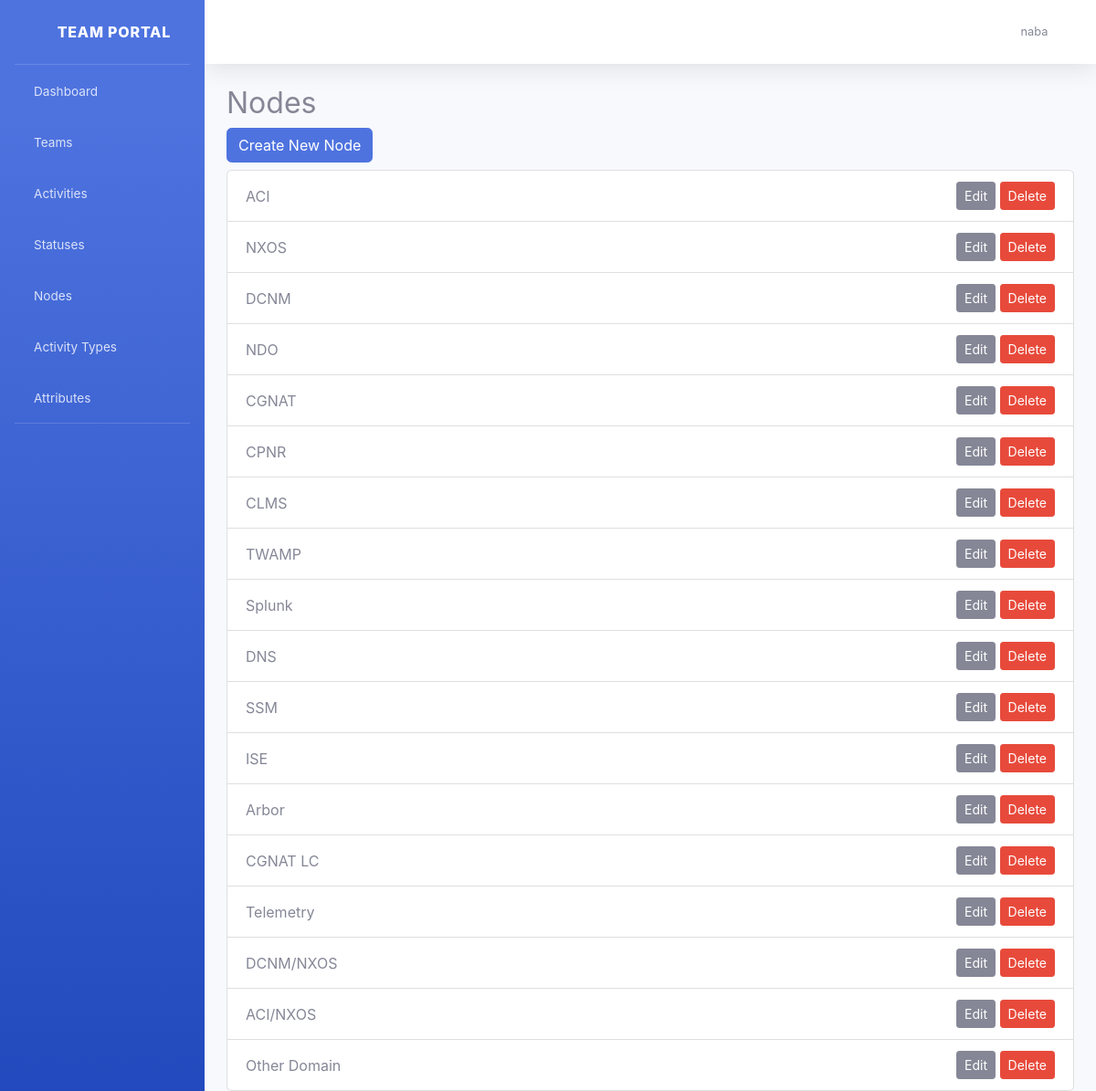
Screenshot of /attributes/nodes/ (signed in) with the database file from the repository.
### users/models.py (models this page shows, shortened)
class User(AbstractUser):
    role = models.CharField(max_length=32, default='member')
    is_active = models.BooleanField(default=False)
    teams = models.ManyToManyField(Team, related_name='users', blank=True)

### attributes/models.py (models this page shows, shortened)
class Node(models.Model):
    name = models.CharField(max_length=50, unique=True)

### attributes/views.py (the view)
# urls.py: path('nodes/', views.node_list, name='node_list'),
@login_required
def node_list(request):
    nodes = Node.objects.all()
    return render(request, 'attributes/node_list.html', {'nodes': nodes})

### attributes/templates/attributes/node_list.html
{% extends 'base.html' %}
{% block content %}
  <h2>Nodes</h2>
  <a class="btn btn-primary mb-2" href="{% url 'node_create' %}">Create New Node</a>
  <ul class="list-group">
    {% for node in nodes %}
      <li class="list-group-item d-flex justify-content-between align-items-center">
        {{ node.name }}
        <span>
          <a class="btn btn-sm btn-secondary" href="{% url 'node_edit' node.pk %}">Edit</a>
          <a class="btn btn-sm btn-danger" href="{% url 'node_delete' node.pk %}">Delete</a>
        </span>
      </li>
    {% empty %}
      <li class="list-group-item">No nodes found.</li>
    {% endfor %}
  </ul>
{% endblock %}

### templates/base.html (shortened to what this page needs)
{% load static %}
<!DOCTYPE html>
<html lang="en">
<head>
    <link href="{% static 'sbadmin2/vendor/fontawesome-free/css/all.min.css' %}" rel="stylesheet" type="text/css">
    <link href="{% static 'sbadmin2/css/sb-admin-2.min.css' %}" rel="stylesheet">
</head>
<body id="page-top">
    <div id="wrapper">
        <ul class="navbar-nav bg-gradient-primary sidebar sidebar-dark accordion" id="accordionSidebar">
            <a class="sidebar-brand d-flex align-items-center justify-content-center" href="{% url 'dashboard' %}">
                <div class="sidebar-brand-icon rotate-n-15">
                    <i class="fas fa-users"></i>
                </div>
                <div class="sidebar-brand-text mx-3">Team Portal</div>
            </a>
            <hr class="sidebar-divider my-0">
            <li class="nav-item"><a class="nav-link" href="{% url 'dashboard' %}"><i class="fas fa-fw fa-tachometer-alt"></i><span>Dashboard</span></a></li>
            <li class="nav-item"><a class="nav-link" href="{% url 'team_list' %}"><i class="fas fa-fw fa-users"></i><span>Teams</span></a></li>
            <li class="nav-item"><a class="nav-link" href="{% url 'activity_list' %}"><i class="fas fa-fw fa-tasks"></i><span>Activities</span></a></li>
            <li class="nav-item"><a class="nav-link" href="{% url 'status_list' %}"><i class="fas fa-fw fa-flag"></i><span>Statuses</span></a></li>
            <li class="nav-item"><a class="nav-link" href="{% url 'node_list' %}"><i class="fas fa-fw fa-sitemap"></i><span>Nodes</span></a></li>
            <li class="nav-item"><a class="nav-link" href="{% url 'activitytype_list' %}"><i class="fas fa-fw fa-list"></i><span>Activity Types</span></a></li>
            <li class="nav-item"><a class="nav-link" href="{% url 'attributes_manage' %}"><i class="fas fa-fw fa-cogs"></i><span>Attributes</span></a></li>
            <hr class="sidebar-divider d-none d-md-block">
        </ul>
        <div id="content-wrapper" class="d-flex flex-column">
            <div id="content">
                <nav class="navbar navbar-expand navbar-light bg-white topbar mb-4 static-top shadow">
                    <ul class="navbar-nav ml-auto">
                        {% if user.is_authenticated %}
                            <li class="nav-item dropdown no-arrow">
                                <a class="nav-link dropdown-toggle" href="#" id="userDropdown" role="button" data-toggle="dropdown" aria-haspopup="true" aria-expanded="false">
                                    <span class="mr-2 d-none d-lg-inline text-gray-600 small">{{ user.username }}</span>
                                    <i class="fas fa-user-circle fa-lg"></i>
                                </a>
                            </li>
                        {% else %}
                            <li class="nav-item"><a class="nav-link" href="{% url 'login' %}">Login</a></li>
                        {% endif %}
                    </ul>
                </nav>
                <div class="container-fluid">
                    {% block content %}{% endblock %}
                </div>
            </div>
        </div>
    </div>
</body>
</html>

### rows the page displays
User: username "naba"
Node: name "ACI"
Node: name "NXOS"
Node: name "DCNM"
Node: name "NDO"
Node: name "CGNAT"
Node: name "CPNR"
Node: name "CLMS"
Node: name "TWAMP"
Node: name "Splunk"
Node: name "DNS"
Node: name "SSM"
Node: name "ISE"
Node: name "Arbor"
Node: name "CGNAT LC"
Node: name "Telemetry"
Node: name "DCNM/NXOS"
Node: name "ACI/NXOS"
Node: name "Other Domain"
